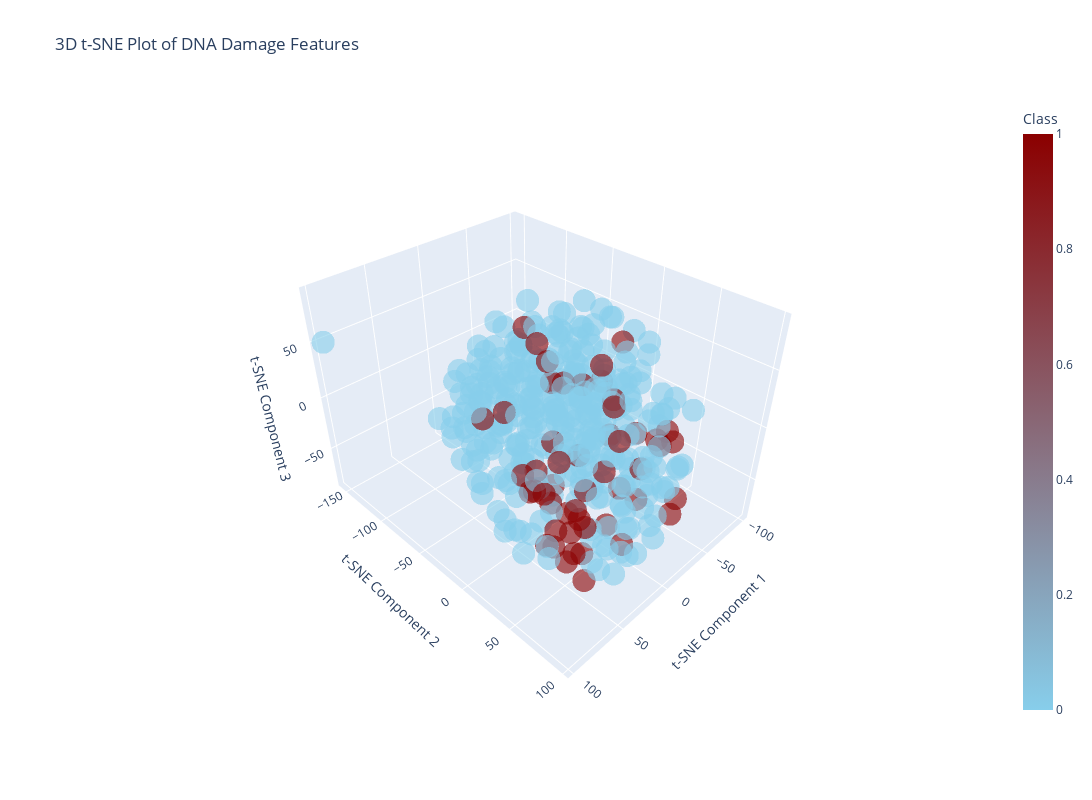

The cell this chart's notebook holds for it:
### Code cell
import plotly.express as px
import plotly.io as pio

# t-SNE result to dataframe
df_tsne = pd.DataFrame(X_tsne, columns=['Component 1', 'Component 2', 'Component 3'])
df_tsne['Label'] = y  # Original Label

# Interactive 3D Plot
fig = px.scatter_3d(
    df_tsne,
    x='Component 1',
    y='Component 2',
    z='Component 3',
    color='Label',
    color_continuous_scale=['skyblue', 'darkred'],
    title='3D t-SNE Plot of DNA Damage Features',
    labels={'Label': 'Class'},
    opacity=0.6,
    size_max=0.0001  # data point size 
)

# axis label & setting
fig.update_layout(
    scene=dict(
        xaxis_title='t-SNE Component 1',
        yaxis_title='t-SNE Component 2',
        zaxis_title='t-SNE Component 3',
        camera=dict(eye=dict(x=1.5, y=1.5, z=1.5))  # Camera setting
    ),
    width=1200,  # plot width setting
    height=800   # plot height setting
)

# 플롯 표시
pio.write_html(fig, 'interactive_plot.html')
fig.show()

### Figure 1 — Plotly figure (JSON) as saved in the notebook; plotly's stock layout.template omitted (floating-point values rounded to 4 significant figures; data arrays with more than 128 entries replaced by an {"elided": "..."} marker saying what was removed)
{"data": [{"hovertemplate": "Component 1=%{x}<br>Component 2=%{y}<br>Component 3=%{z}<br>Class=%{marker.color}<extra></extra>", "legendgroup": "", "marker": {"color": {"elided": "357 int values"}, "coloraxis": "coloraxis", "opacity": 0.6, "symbol": "circle"}, "mode": "markers", "name": "", "scene": "scene", "showlegend": false, "type": "scatter3d", "x": {"elided": "357 float values"}, "y": {"elided": "357 float values"}, "z": {"elided": "357 float values"}}], "layout": {"coloraxis": {"colorbar": {"title": {"text": "Class"}}, "colorscale": [[0, "skyblue"], [1, "darkred"]]}, "height": 800, "legend": {"tracegroupgap": 0}, "scene": {"aspectmode": "auto", "aspectratio": {"x": 0.9674, "y": 1.222, "z": 0.8456}, "camera": {"eye": {"x": 1.5, "y": 1.5, "z": 1.5}}, "domain": {"x": [0, 1], "y": [0, 1]}, "xaxis": {"title": {"text": "t-SNE Component 1"}, "type": "linear"}, "yaxis": {"title": {"text": "t-SNE Component 2"}, "type": "linear"}, "zaxis": {"title": {"text": "t-SNE Component 3"}, "type": "linear"}}, "title": {"text": "3D t-SNE Plot of DNA Damage Features"}, "width": 1200}}
